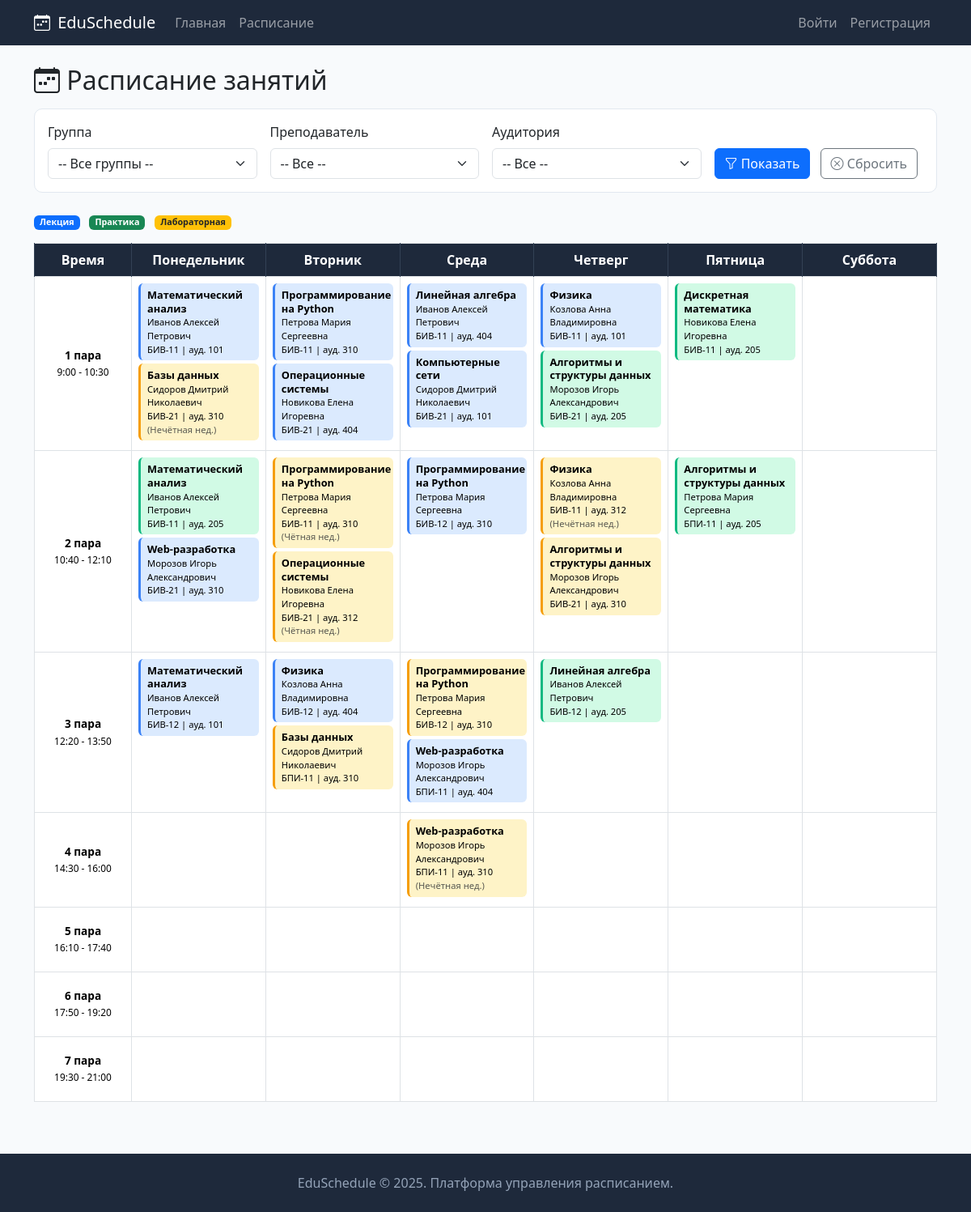
The app's page /schedule with its own data.
### app/models.py (models this page shows)
class Lesson(db.Model):
    __tablename__ = 'lessons'
    id = db.Column(db.Integer, primary_key=True)
    subject_id = db.Column(db.Integer, db.ForeignKey('subjects.id'), nullable=False)
    teacher_id = db.Column(db.Integer, db.ForeignKey('teachers.id'), nullable=False)
    group_id = db.Column(db.Integer, db.ForeignKey('groups.id'), nullable=False)
    room_id = db.Column(db.Integer, db.ForeignKey('rooms.id'), nullable=False)
    day_of_week = db.Column(db.Integer, nullable=False)
    time_slot = db.Column(db.Integer, nullable=False)
    lesson_type = db.Column(db.String(20), nullable=False, default='Лекция')
    week_type = db.Column(db.String(20), default='Каждая')

class Subject(db.Model):
    __tablename__ = 'subjects'
    id = db.Column(db.Integer, primary_key=True)
    name = db.Column(db.String(200), nullable=False)
    lessons = db.relationship('Lesson', backref='subject', lazy=True, cascade='all, delete-orphan')

class Teacher(db.Model):
    __tablename__ = 'teachers'
    id = db.Column(db.Integer, primary_key=True)
    full_name = db.Column(db.String(150), nullable=False)
    department = db.Column(db.String(200))
    lessons = db.relationship('Lesson', backref='teacher', lazy=True, cascade='all, delete-orphan')

class Group(db.Model):
    __tablename__ = 'groups'
    id = db.Column(db.Integer, primary_key=True)
    name = db.Column(db.String(50), unique=True, nullable=False)
    course = db.Column(db.Integer, nullable=False)
    faculty = db.Column(db.String(200), nullable=False)
    students = db.relationship('User', backref='group', lazy=True)
    lessons = db.relationship('Lesson', backref='group', lazy=True, cascade='all, delete-orphan')

class Room(db.Model):
    __tablename__ = 'rooms'
    id = db.Column(db.Integer, primary_key=True)
    number = db.Column(db.String(20), nullable=False)
    building = db.Column(db.String(100))
    capacity = db.Column(db.Integer, default=30)
    room_type = db.Column(db.String(50), default='Лекционная')
    lessons = db.relationship('Lesson', backref='room', lazy=True, cascade='all, delete-orphan')

### app/routes.py (the view)
@app.route('/schedule')
def schedule():
    groups = Group.query.order_by(Group.name).all()
    teachers = Teacher.query.order_by(Teacher.full_name).all()
    rooms = Room.query.order_by(Room.number).all()
    group_id = request.args.get('group_id', type=int)
    teacher_id = request.args.get('teacher_id', type=int)
    room_id = request.args.get('room_id', type=int)
    selected = {'group_id': group_id, 'teacher_id': teacher_id, 'room_id': room_id}
    query = Lesson.query
    if group_id:
        query = query.filter_by(group_id=group_id)
    if teacher_id:
        query = query.filter_by(teacher_id=teacher_id)
    if room_id:
        query = query.filter_by(room_id=room_id)
    lessons = query.all()
    schedule_data = {}
    for lesson in lessons:
        key = (lesson.day_of_week, lesson.time_slot)
        if key not in schedule_data:
            schedule_data[key] = []
        schedule_data[key].append(lesson)
    return render_template('schedule.html',
                         groups=groups, teachers=teachers, rooms=rooms,
                         schedule_data=schedule_data, selected=selected)

### app/routes.py (called while the page is built)
@app.context_processor
def inject_globals():
    return dict(days=DAYS, time_slots=TIME_SLOTS)

### app/templates/schedule.html (shortened to what this page needs)
{% extends "base.html" %}
{% block content %}
<h2 class="mb-3"><i class="bi bi-calendar-week"></i> Расписание занятий</h2>
<div class="card mb-4">
    <div class="card-body">
        <form id="filterForm" class="row g-3 align-items-end">
            <div class="col-md-3">
                <label for="filterGroup" class="form-label">Группа</label>
                <select class="form-select" id="filterGroup" name="group_id">
                    <option value="">-- Все группы --</option>
                </select>
            </div>
            <div class="col-md-3">
                <label for="filterTeacher" class="form-label">Преподаватель</label>
                <select class="form-select" id="filterTeacher" name="teacher_id">
                    <option value="">-- Все --</option>
                </select>
            </div>
            <div class="col-md-3">
                <label for="filterRoom" class="form-label">Аудитория</label>
                <select class="form-select" id="filterRoom" name="room_id">
                    <option value="">-- Все --</option>
                </select>
            </div>
            <div class="col-md-3">
                <button type="button" id="btnFilter" class="btn btn-primary me-2">
                    <i class="bi bi-funnel"></i> Показать
                </button>
                <button type="button" id="btnReset" class="btn btn-outline-secondary">
                    <i class="bi bi-x-circle"></i> Сбросить
                </button>
            </div>
        </form>
    </div>
</div>
<div class="schedule-legend mb-3">
    <span class="badge bg-primary me-2">Лекция</span>
    <span class="badge bg-success me-2">Практика</span>
    <span class="badge bg-warning text-dark me-2">Лабораторная</span>
</div>
<div class="table-responsive">
    <table class="table table-bordered schedule-table" id="scheduleTable">
        <thead>
            <tr>
                <th class="time-col">Время</th>
                {% for d_num, d_name in days.items() %}
                <th class="day-col">{{ d_name }}</th>
                {% endfor %}
            </tr>
        </thead>
        <tbody id="scheduleBody">
            {% for slot_num, slot_time in time_slots.items() %}
            <tr>
                <td class="time-cell">
                    <strong>{{ slot_num }} пара</strong><br>
                    <small>{{ slot_time }}</small>
                </td>
                {% for d_num in days.keys() %}
                <td class="lesson-cell" data-day="{{ d_num }}" data-slot="{{ slot_num }}">
                    {% set key = (d_num, slot_num) %}
                    {% if key in schedule_data %}
                        {% for lesson in schedule_data[key] %}
                        <div class="lesson-item lesson-{{ lesson.lesson_type|lower|replace('а', 'a')|replace(' ', '') }}
                            {% if lesson.lesson_type == 'Лекция' %}lesson-lecture{% elif lesson.lesson_type == 'Практика' %}lesson-practice{% else %}lesson-lab{% endif %}">
                            <strong>{{ lesson.subject.name }}</strong><br>
                            <small>{{ lesson.teacher.full_name }}</small><br>
                            <small>{{ lesson.group.name }} | ауд. {{ lesson.room.number }}</small>
                            {% if lesson.week_type != 'Каждая' %}
                            <br><small class="text-muted">({{ lesson.week_type }} нед.)</small>
                            {% endif %}
                        </div>
                        {% endfor %}
                    {% endif %}
                </td>
                {% endfor %}
            </tr>
            {% endfor %}
        </tbody>
    </table>
</div>
{% endblock %}

### app/templates/base.html (shortened to what this page needs)
<!DOCTYPE html>
<html lang="ru">
<head>
    <link href="https://cdn.jsdelivr.net/npm/bootstrap@5.3.2/dist/css/bootstrap.min.css" rel="stylesheet">
    <link href="https://cdn.jsdelivr.net/npm/bootstrap-icons@1.11.1/font/bootstrap-icons.css" rel="stylesheet">
    <link href="{{ url_for('static', filename='css/style.css') }}" rel="stylesheet">
</head>
<body>
    <nav class="navbar navbar-expand-lg navbar-dark">
        <div class="container">
            <a class="navbar-brand" href="{{ url_for('index') }}">
                <i class="bi bi-calendar-week"></i> EduSchedule
            </a>
            <div class="collapse navbar-collapse" id="navbarNav">
                <ul class="navbar-nav me-auto">
                    <li class="nav-item">
                        <a class="nav-link" href="{{ url_for('index') }}">Главная</a>
                    </li>
                    <li class="nav-item">
                        <a class="nav-link" href="{{ url_for('schedule') }}">Расписание</a>
                    </li>
                </ul>
                <ul class="navbar-nav">
                    {% if current_user.is_authenticated %}
                    <li class="nav-item">
                        <a class="nav-link" href="{{ url_for('profile') }}">
                            <i class="bi bi-person"></i> {{ current_user.full_name }}
                        </a>
                    </li>
                    <li class="nav-item">
                        <a class="nav-link" href="{{ url_for('logout') }}">Выйти</a>
                    </li>
                    {% else %}
                    <li class="nav-item">
                        <a class="nav-link" href="{{ url_for('login') }}">Войти</a>
                    </li>
                    <li class="nav-item">
                        <a class="nav-link" href="{{ url_for('register') }}">Регистрация</a>
                    </li>
                    {% endif %}
                </ul>
            </div>
        </div>
    </nav>
    <main class="container mt-4">
        {% block content %}{% endblock %}
    </main>
    <footer class="mt-5 py-4 text-center">
        <div class="container">
            <p class="mb-0">EduSchedule &copy; 2025. Платформа управления расписанием.</p>
        </div>
    </footer>
</body>
</html>

### app/static/css/style.css (style rules this page uses)
:root { --dark-bg: #1e293b; --dark-bg-hover: #334155; --body-bg: #f8fafc; --border-color: #e2e8f0; --text-muted-custom: #94a3b8; }
body { min-height: 100vh; display: flex; flex-direction: column; background-color: var(--body-bg); }
main { flex: 1; }
.navbar { background-color: var(--dark-bg) !important; }
.schedule-table { table-layout: fixed; }
.schedule-table thead th { background-color: var(--dark-bg); color: #fff; border-color: var(--dark-bg-hover); text-align: center; vertical-align: middle; }
.schedule-table th { text-align: center; vertical-align: middle; }
.time-col { width: 120px; }
.day-col { width: auto; }
.time-cell { text-align: center; vertical-align: middle; background-color: #f1f5f9; font-size: 0.85rem; }
.lesson-cell { vertical-align: top; padding: 4px; min-height: 80px; height: 80px; }
.lesson-item { padding: 6px 8px; border-radius: 6px; margin-bottom: 4px; font-size: 0.8rem; line-height: 1.3; }
.lesson-lecture { background-color: #dbeafe; border-left: 3px solid #3b82f6; }
.lesson-practice { background-color: #d1fae5; border-left: 3px solid #10b981; }
.lesson-lab { background-color: #fef3c7; border-left: 3px solid #f59e0b; }
.schedule-legend { font-size: 0.9rem; }
.navbar-brand i { margin-right: 4px; }
.card { border-radius: 10px; border: 1px solid var(--border-color); }
footer { margin-top: auto; background-color: var(--dark-bg) !important; }
footer p { color: var(--text-muted-custom) !important; }

### records on screen
Lesson: subject.name "Математический анализ", teacher.full_name "Иванов Алексей Петрович", group.name "БИВ-11", room.number "101"
Lesson: subject.name "Базы данных", teacher.full_name "Сидоров Дмитрий Николаевич", group.name "БИВ-21", room.number "310", week_type "Нечётная"
Lesson: subject.name "Программирование на Python", teacher.full_name "Петрова Мария Сергеевна", group.name "БИВ-11", room.number "310"
Lesson: subject.name "Операционные системы", teacher.full_name "Новикова Елена Игоревна", group.name "БИВ-21", room.number "404"
Lesson: subject.name "Линейная алгебра", teacher.full_name "Иванов Алексей Петрович", group.name "БИВ-11", room.number "404"
Lesson: subject.name "Компьютерные сети", teacher.full_name "Сидоров Дмитрий Николаевич", group.name "БИВ-21", room.number "101"
Lesson: subject.name "Физика", teacher.full_name "Козлова Анна Владимировна", group.name "БИВ-11", room.number "101"
Lesson: subject.name "Алгоритмы и структуры данных", teacher.full_name "Морозов Игорь Александрович", group.name "БИВ-21", room.number "205"
Lesson: subject.name "Дискретная математика", teacher.full_name "Новикова Елена Игоревна", group.name "БИВ-11", room.number "205"
Lesson: subject.name "Математический анализ", teacher.full_name "Иванов Алексей Петрович", group.name "БИВ-11", room.number "205"
Lesson: subject.name "Web-разработка", teacher.full_name "Морозов Игорь Александрович", group.name "БИВ-21", room.number "310"
Lesson: subject.name "Программирование на Python", teacher.full_name "Петрова Мария Сергеевна", group.name "БИВ-11", room.number "310", week_type "Чётная"
Lesson: subject.name "Операционные системы", teacher.full_name "Новикова Елена Игоревна", group.name "БИВ-21", room.number "312", week_type "Чётная"
Lesson: subject.name "Программирование на Python", teacher.full_name "Петрова Мария Сергеевна", group.name "БИВ-12", room.number "310"
Lesson: subject.name "Физика", teacher.full_name "Козлова Анна Владимировна", group.name "БИВ-11", room.number "312", week_type "Нечётная"
Lesson: subject.name "Алгоритмы и структуры данных", teacher.full_name "Морозов Игорь Александрович", group.name "БИВ-21", room.number "310"
Lesson: subject.name "Алгоритмы и структуры данных", teacher.full_name "Петрова Мария Сергеевна", group.name "БПИ-11", room.number "205"
Lesson: subject.name "Математический анализ", teacher.full_name "Иванов Алексей Петрович", group.name "БИВ-12", room.number "101"
Lesson: subject.name "Физика", teacher.full_name "Козлова Анна Владимировна", group.name "БИВ-12", room.number "404"
Lesson: subject.name "Базы данных", teacher.full_name "Сидоров Дмитрий Николаевич", group.name "БПИ-11", room.number "310"
Lesson: subject.name "Программирование на Python", teacher.full_name "Петрова Мария Сергеевна", group.name "БИВ-12", room.number "310"
Lesson: subject.name "Web-разработка", teacher.full_name "Морозов Игорь Александрович", group.name "БПИ-11", room.number "404"
Lesson: subject.name "Линейная алгебра", teacher.full_name "Иванов Алексей Петрович", group.name "БИВ-12", room.number "205"
Lesson: subject.name "Web-разработка", teacher.full_name "Морозов Игорь Александрович", group.name "БПИ-11", room.number "310", week_type "Нечётная"

### other values on screen
{{ d_name }} "Понедельник" "Вторник" "Среда" "Четверг" "Пятница" "Суббота"
{{ slot_num }} "1" "2" "3" "4" "5" "6" "7"
{{ slot_time }} "9:00 - 10:30" "10:40 - 12:10" "12:20 - 13:50" "14:30 - 16:00" "16:10 - 17:40" "17:50 - 19:20" "19:30 - 21:00"
